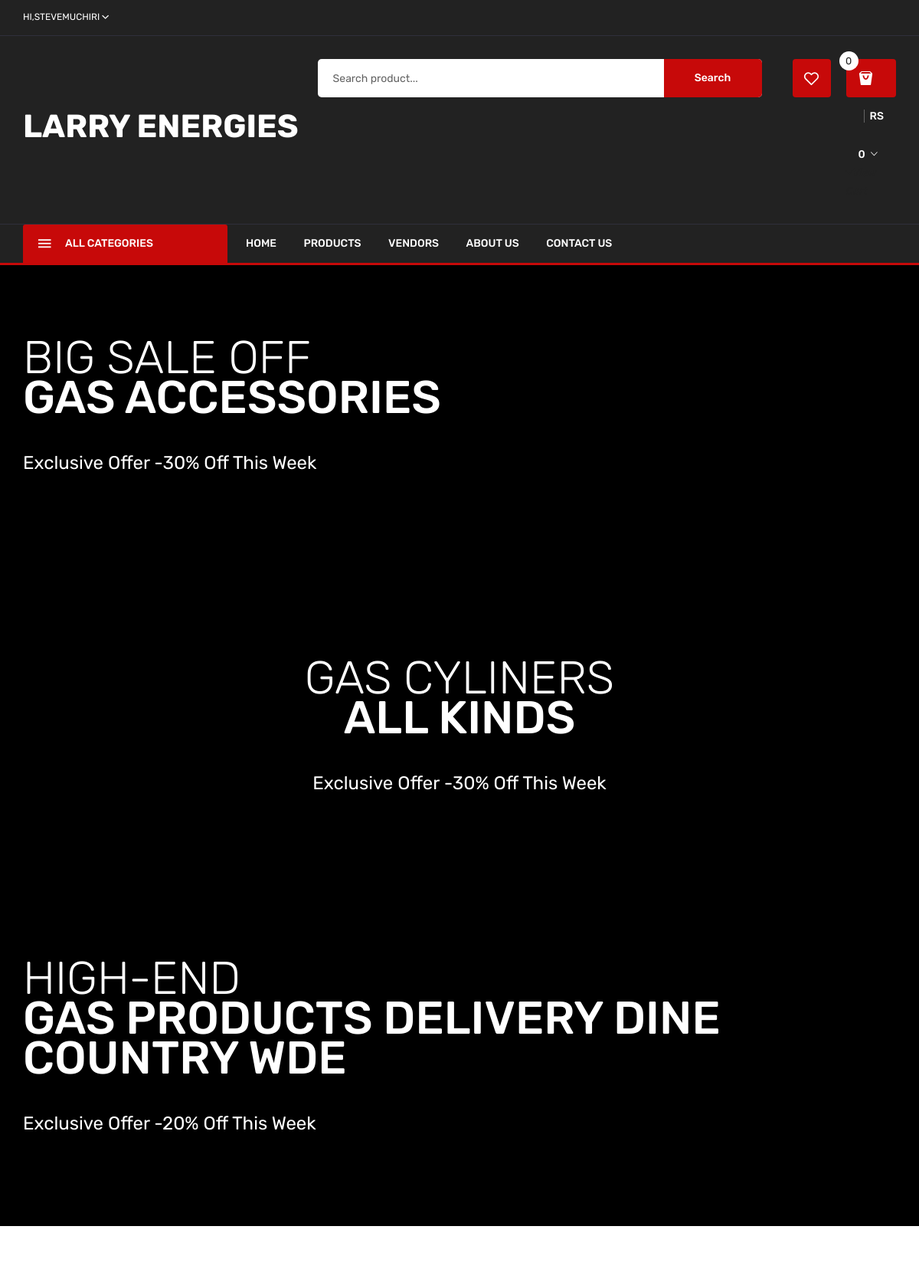
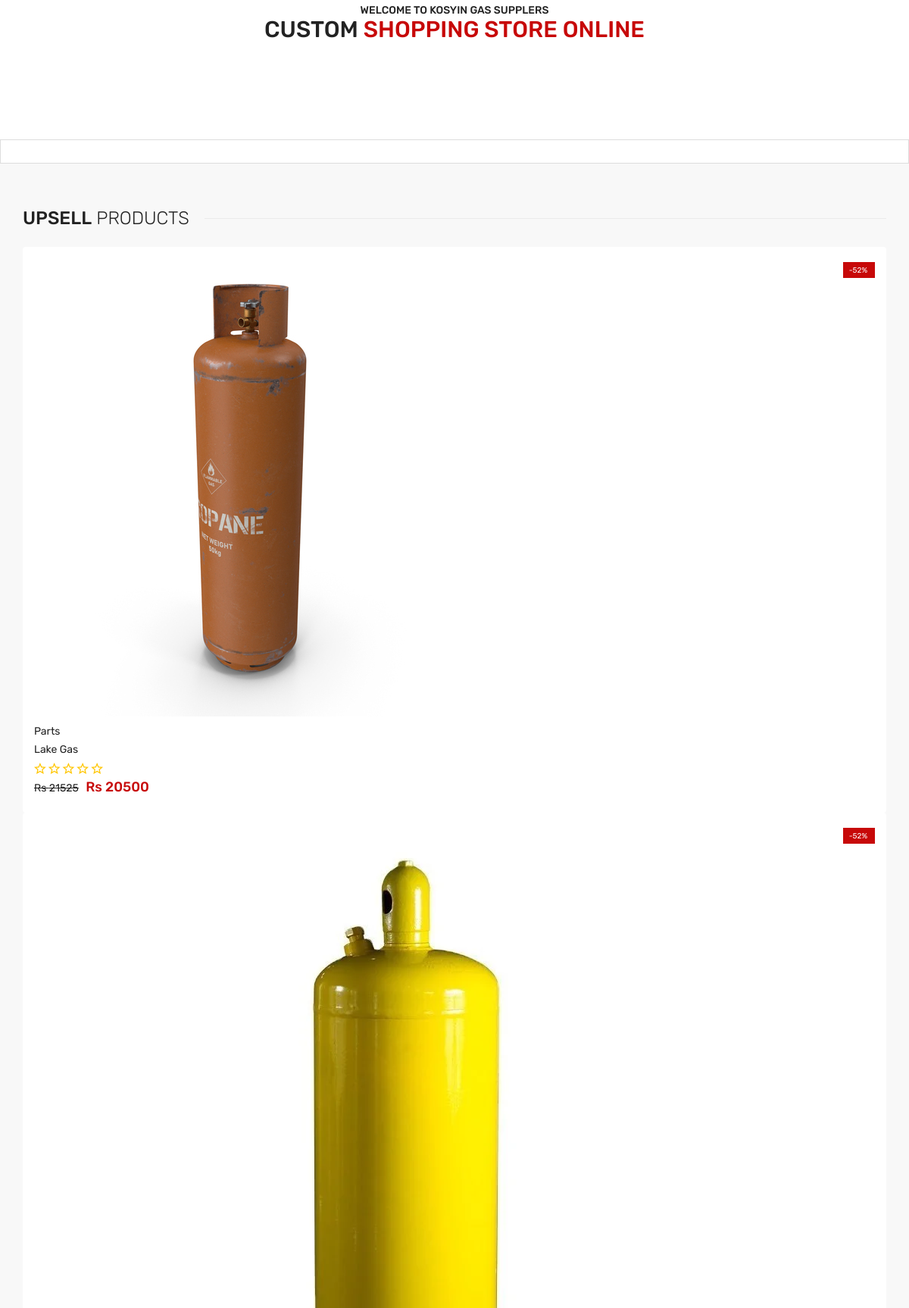
Screenshot of /customer/Customer_profile.php (signed in, upper part) with the database file from the repository (2 pictures, top to bottom).
### tables this page shows
CREATE TABLE `products` (
  `product_id` int(100) NOT NULL,
  `vendor_id` int(100) NOT NULL,
  `vendor_name` varchar(200) NOT NULL,
  `product_cat` varchar(100) NOT NULL,
  `product_brand` varchar(100) NOT NULL,
  `product_title` varchar(255) NOT NULL,
  `product_price` int(100) NOT NULL,
  `product_qty` int(11) NOT NULL,
  `product_desc` text NOT NULL,
  `product_image` text NOT NULL,
  `product_keywords` text NOT NULL,
  `gas_weight` text NOT NULL,
  `status` int(10) NOT NULL,
  `date_created` datetime NOT NULL DEFAULT '0000-00-00 00:00:00' ON UPDATE current_timestamp()
);

### customer/overproduct_profile.php (the view, shortened to what this page needs)
<div class="product_page_bg">
    <div class="container">
        <section class="product_area upsell_products">
            <div class="row">
                <div class="col-12">
                    <div class="section_title title_style2">
                        <div class="title_content">
                            <h2><span>Upsell</span> Products</h2>
                        </div>
                    </div>
                </div>
            </div>
            <div class="row">
                <div class="product_carousel product_details_column5 owl-carousel">
                    <?php
                    include "db/db.php";
                    $product_query2 = "SELECT * FROM products  ";
                    $run_query2 = mysqli_query($con, $product_query2);
                    if (mysqli_num_rows($run_query2) > 0) {
                        while ($roww = mysqli_fetch_array($run_query2)) {
                            $pro_id    = $roww['product_id'];
                            $pro_title = $roww['product_title'];
                            $pro_price = $roww['product_price'];
                            $pro_image = $roww['product_image'];
                            $su = ($pro_price * 5) / 100;
                            $per = $su + $pro_price;
                    ?>
                            <div class="col-lg-3">
                                <article class="single_product">
                                    <figure>
                                        <div class="product_thumb">
                                            <a class="primary_img"
                                                href="product_details_v_profile.php?idp01=<?php echo $pro_id; ?>"> <img
                                                    src='../seller/images/products/<?php echo $pro_image ?>' /></a>
                                            <div class="label_product">
                                                <span class="label_sale">-52%</span>
                                            </div>
                                        </div>
                                        <div class="product_content">
                                            <div class="product_content_inner">
                                                <p class="manufacture_product"><a href="#">Parts</a></p>
                                                <h4 class="product_name"><a href="#"><?php echo $pro_title; ?></a></h4>
                                                <div class="product_rating">
                                                    <ul>
                                                        <li><a href="#"><i class="ion-android-star-outline"></i></a></li>
                                                        <li><a href="#"><i class="ion-android-star-outline"></i></a></li>
                                                        <li><a href="#"><i class="ion-android-star-outline"></i></a></li>
                                                        <li><a href="#"><i class="ion-android-star-outline"></i></a></li>
                                                        <li><a href="#"><i class="ion-android-star-outline"></i></a></li>
                                                    </ul>
                                                </div>
                                                <div class="price_box">
                                                    <span class="old_price">Rs <?php echo $per; ?></span>
                                                    <span class="current_price">Rs <?php echo $pro_price; ?></span>
                                                </div>
                                            </div>
                                        </div>
                                    </figure>
                                </article>
                            </div>
                    <?php    }
                    }   ?>
                </div>
            </div>
        </section>
    </div>
</div>

### rows the page displays
products: product_image (picture), product_title "Lake Gas", product_price "21525", product_price "20500"
products: product_image (picture)

### other values shown
$_SESSION["name"] "STEVEMUCHIRI"
$row['count_item'] "0"
$a "0"
